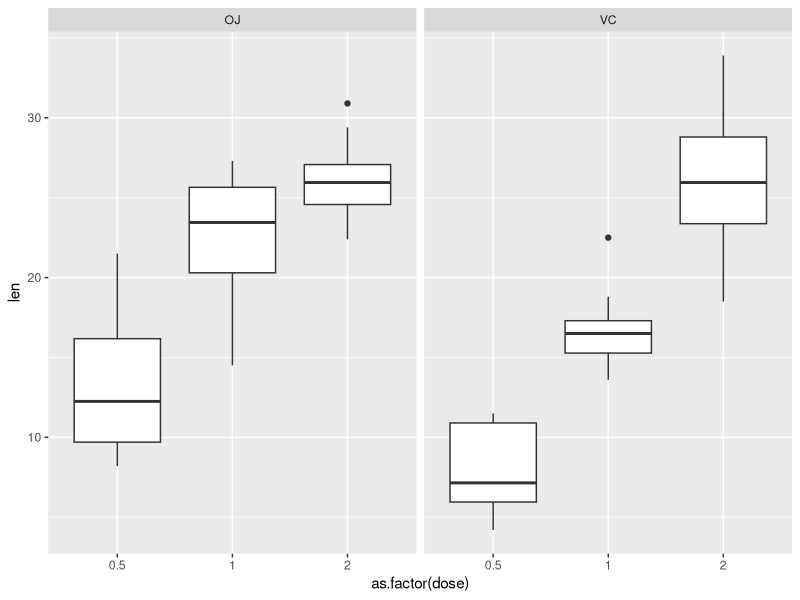

This figure's R source:
## ---- chunk 1
knitr::opts_chunk$set(echo = TRUE, tidy.opts = list(width.cutoff = 60))
## ---- chunk 2
#load relevant libraries
library(ggplot2)
## ---- chunk 3
data("ToothGrowth")
str(ToothGrowth)
summary(ToothGrowth)
unique(ToothGrowth$dose)
## ---- chunk 4
g <- ggplot(ToothGrowth, aes(as.factor(dose), len)) + geom_boxplot()
g + facet_grid(. ~ supp)
## ---- chunk 5
#Select orange juice entries
OJ <- subset(ToothGrowth, supp == "OJ")

#t-test for doses of 0.5 and 1.0
OJt1 <- t.test(OJ$len[OJ$dose == 1.0], OJ$len[OJ$dose == 0.5], paired = FALSE)
OJt1$p.value; OJt1$conf.int[1:2]

#t-test for doses of 1.0 and 2.0
OJt2 <- t.test(OJ$len[OJ$dose == 2.0], OJ$len[OJ$dose == 1.0], paired = FALSE)
OJt2$p.value; OJt2$conf.int[1:2]
## ---- chunk 6
#Select vitamin C entries
VC <- subset(ToothGrowth, supp == "VC")

#t-test for doses of 0.5 and 1.0
VCt1 <- t.test(VC$len[VC$dose == 1.0], VC$len[VC$dose == 0.5], paired = FALSE)
VCt1$p.value; VCt1$conf.int[1:2]

#t-test for doses of 1.0 and 2.0
VCt2 <- t.test(VC$len[VC$dose == 2.0], VC$len[VC$dose == 1.0], paired = FALSE)
VCt2$p.value; VCt2$conf.int[1:2]
## ---- chunk 7
OJVC1 <- t.test(VC$len[VC$dose == 2.0], OJ$len[OJ$dose == 2.0], 
                paired = FALSE, var.equal = FALSE)
OJVC1$p.value; OJVC1$conf.int[1:2]
## ---- chunk 8
OJVC2 <- t.test(VC$len[VC$dose == 2.0], OJ$len[OJ$dose == 1.0], 
                paired = FALSE, var.equal = FALSE)
OJVC2$p.value; OJVC2$conf.int[1:2]
## ---- chunk 9
OJt1
OJt2
## ---- chunk 10
VCt1
VCt2
## ---- chunk 11
OJVC1
OJVC2
## ---- chunk 12
sessionInfo()
